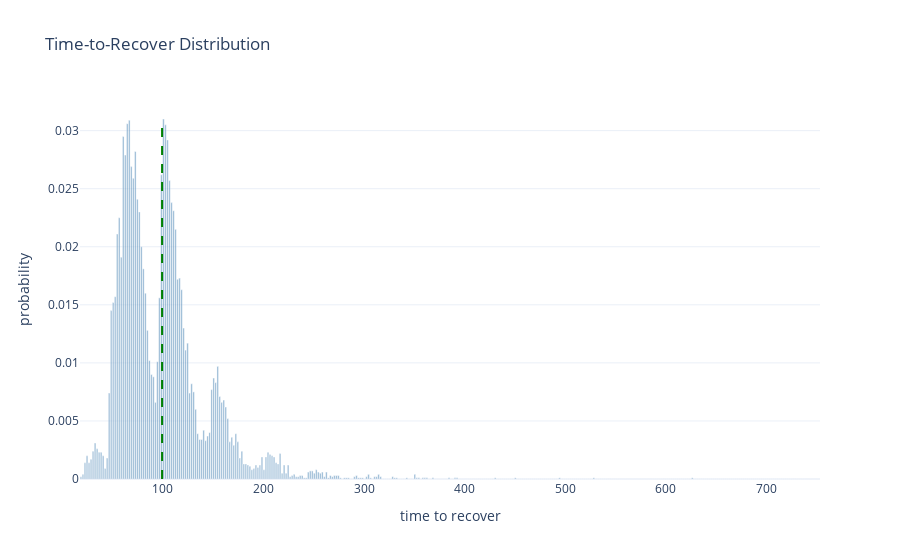
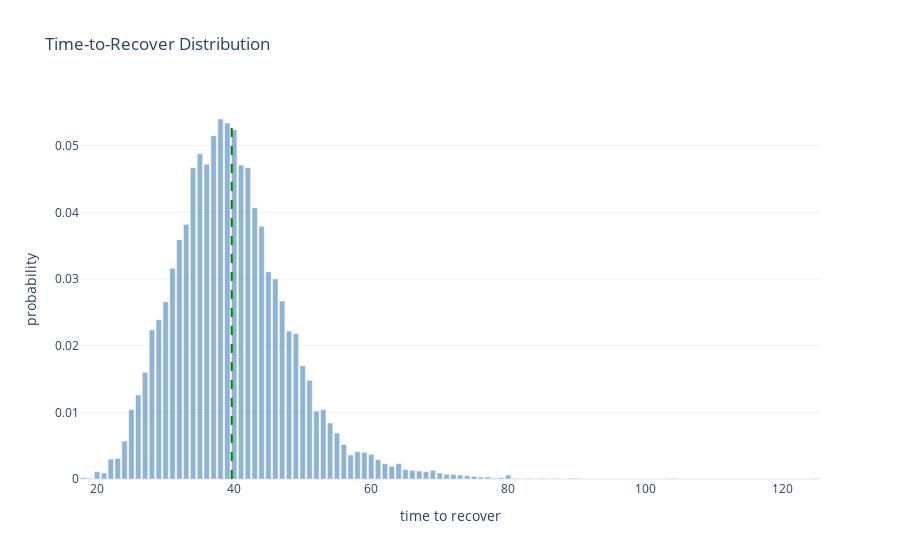
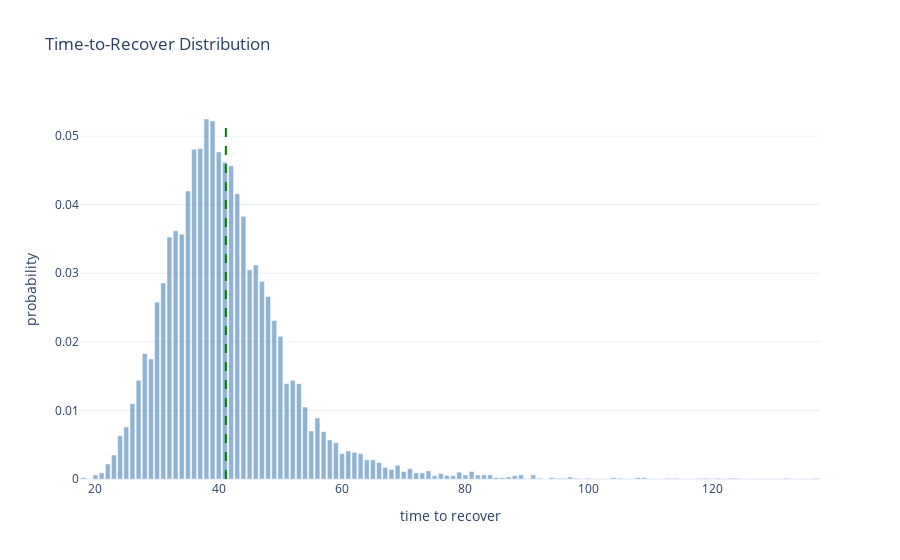
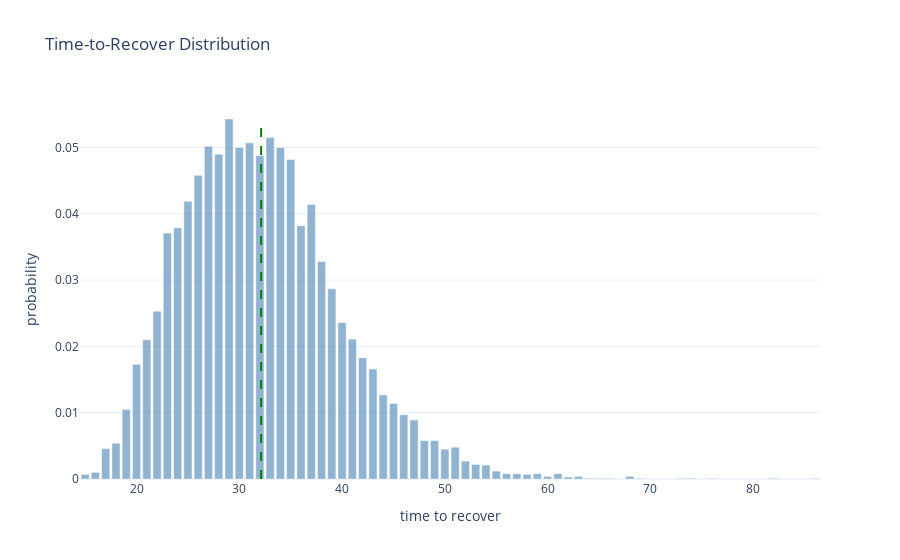

These figures' notebook cell, in order:
### Code cell
# Just restart the notebook and it will run all benchmarks again.
# Cached benchmarks are stored in memory and reused if the source file did not change.


from pprint import pprint


def compute_sha1(path):
    """Return SHA1 hash of the file's contents."""
    with open(path, "rb") as f:
        return hashlib.sha1(f.read()).hexdigest()


def load_module(name):
    """Import or reload impls.<name>."""
    full_name = "impls." + name

    if full_name in globals():
        module = importlib.reload(globals()[full_name])
    else:
        module = importlib.import_module(full_name)
        globals()[full_name] = module

    return module


def report(stats):
    render_distribution(stats)
    pprint(stats["metrics"])


# Iterate over implementation files
for file in IMPLS_DIR.glob("*.py"):
    name = file.stem

    # Skip interface and private modules
    if name == "_interface" or name.startswith("_"):
        continue

    print("Found implementation:", name)

    file_hash = compute_sha1(file)

    # If cached: check whether file changed
    if name in benchmark_cache:
        cached = benchmark_cache[name]
        cached_hash = cached["hash"]
        cached_stats = cached["stats"]

        if cached_hash == file_hash:
            print("  No changes. Using cached benchmark.")
            report(cached_stats)
            continue
        else:
            print("  File changed. Reloading and benchmarking again.")
    else:
        print("  First time seen. Benchmarking.")

    # Load/reload implementation
    module = load_module(name)

    # Require expected constructors
    if not hasattr(module, "producer_constructor") or not hasattr(
        module, "recoverer_constructor"
    ):
        print("  Missing constructors. Skipping.\n")
        continue

    N = 5
    D = 2**20
    producer_constructor = module.producer_constructor
    recoverer_constructor = module.recoverer_constructor
    D = getattr(module, "override_D", lambda _: D)(N)
    skip = getattr(module, "skip", False)

    if skip:
        print("  Marked for skip")
        continue

    # Run benchmark
    stats = visual_benchmark(
        producer_constructor,
        recoverer_constructor,
        N=N,
        D=D,
        passes=10000,
    )

    # Store into cache
    benchmark_cache[name] = {
        "hash": file_hash,
        "stats": stats,
    }

    # Render the new result
    report(stats)

### Figure 1 — Plotly figure (JSON) as saved in the notebook; plotly's stock layout.template omitted (floating-point values rounded to 4 significant figures; data arrays with more than 128 entries replaced by an {"elided": "..."} marker saying what was removed)
{"data": [{"marker": {"color": "steelblue"}, "name": "probability", "opacity": 0.6, "type": "bar", "x": {"elided": "368 float values"}, "y": {"elided": "368 float values"}}], "layout": {"shapes": [{"line": {"color": "green", "dash": "dash", "width": 2}, "type": "line", "x0": 99.14, "x1": 99.14, "y0": 0, "y1": 0.031}], "title": {"text": "Time-to-Recover Distribution"}, "xaxis": {"title": {"text": "time to recover"}}, "yaxis": {"title": {"text": "probability"}}}}

### Figure 2 — Plotly figure (JSON) as saved in the notebook; plotly's stock layout.template omitted (floating-point values rounded to 4 significant figures)
{"data": [{"marker": {"color": "steelblue"}, "name": "probability", "opacity": 0.6, "type": "bar", "x": [18, 19, 20, 21, 22, 23, 24, 25, 26, 27, 28, 29, 30, 31, 32, 33, 34, 35, 36, 37, 38, 39, 40, 41, 42, 43, 44, 45, 46, 47, 48, 49, 50, 51, 52, 53, 54, 55, 56, 57, 58, 59, 60, 61, 62, 63, 64, 65, 66, 67, 68, 69, 70, 71, 72, 73, 74, 75, 76, 77, 78, 79, 80, 81, 82, 83, 84, 85, 86, 87, 88, 89, 90, 91, 92, 93, 94, 95, 96, 97, 98, 99, 100, 101, 102, 103, 104, 105, 106, 107, 108, 109, 110, 111, 112, 113, 114, 115, 116, 117, 118, 119, 120, 121, 122, 123, 124, 125], "y": [0.0002, 0.0001, 0.0011, 0.0009, 0.003, 0.0031, 0.0057, 0.0104, 0.0126, 0.016, 0.0224, 0.0239, 0.0266, 0.0316, 0.0359, 0.0382, 0.0467, 0.0488, 0.0472, 0.0515, 0.054, 0.0534, 0.0524, 0.0471, 0.0467, 0.0407, 0.0379, 0.0311, 0.03, 0.0267, 0.0222, 0.0218, 0.017, 0.0148, 0.0102, 0.0104, 0.0084, 0.0069, 0.0052, 0.0036, 0.0041, 0.004, 0.0037, 0.0029, 0.0023, 0.0019, 0.0023, 0.0014, 0.0013, 0.0012, 0.0011, 0.0013, 0.0009, 0.0007, 0.0007, 0.0006, 0.0005, 0.0004, 0.0003, 0.0003, 0.0001, 0.0002, 0.0006, 0.0001, 0.0, 0.0001, 0.0, 0.0001, 0.0, 0.0001, 0.0, 0.0001, 0.0001, 0.0, 0.0, 0.0, 0.0, 0.0, 0.0, 0.0, 0.0, 0.0, 0.0, 0.0, 0.0, 0.0, 0.0001, 0.0, 0.0, 0.0, 0.0, 0.0, 0.0, 0.0, 0.0, 0.0, 0.0, 0.0, 0.0, 0.0, 0.0, 0.0, 0.0, 0.0, 0.0, 0.0, 0.0, 0.0001]}], "layout": {"shapes": [{"line": {"color": "green", "dash": "dash", "width": 2}, "type": "line", "x0": 39.64, "x1": 39.64, "y0": 0, "y1": 0.054}], "title": {"text": "Time-to-Recover Distribution"}, "xaxis": {"title": {"text": "time to recover"}}, "yaxis": {"title": {"text": "probability"}}}}

### Figure 3 — Plotly figure (JSON) as saved in the notebook; plotly's stock layout.template omitted (floating-point values rounded to 4 significant figures)
{"data": [{"marker": {"color": "steelblue"}, "name": "probability", "opacity": 0.6, "type": "bar", "x": [18, 19, 20, 21, 22, 23, 24, 25, 26, 27, 28, 29, 30, 31, 32, 33, 34, 35, 36, 37, 38, 39, 40, 41, 42, 43, 44, 45, 46, 47, 48, 49, 50, 51, 52, 53, 54, 55, 56, 57, 58, 59, 60, 61, 62, 63, 64, 65, 66, 67, 68, 69, 70, 71, 72, 73, 74, 75, 76, 77, 78, 79, 80, 81, 82, 83, 84, 85, 86, 87, 88, 89, 90, 91, 92, 93, 94, 95, 96, 97, 98, 99, 100, 101, 102, 103, 104, 105, 106, 107, 108, 109, 110, 111, 112, 113, 114, 115, 116, 117, 118, 119, 120, 121, 122, 123, 124, 125, 126, 127, 128, 129, 130, 131, 132, 133, 134, 135, 136, 137], "y": [0.0002, 0.0, 0.0006, 0.0009, 0.0022, 0.0035, 0.0063, 0.0076, 0.011, 0.0144, 0.0183, 0.0175, 0.0258, 0.0286, 0.0353, 0.0362, 0.0357, 0.042, 0.0481, 0.0482, 0.0525, 0.0522, 0.0477, 0.0462, 0.0457, 0.0416, 0.0383, 0.0305, 0.0312, 0.0288, 0.0266, 0.0231, 0.0208, 0.0139, 0.0144, 0.0139, 0.0105, 0.007, 0.0089, 0.0069, 0.0057, 0.0053, 0.0037, 0.0041, 0.0039, 0.0037, 0.0028, 0.0028, 0.0024, 0.0017, 0.0014, 0.002, 0.0011, 0.0015, 0.0009, 0.0009, 0.0012, 0.0005, 0.0008, 0.0005, 0.0005, 0.001, 0.0006, 0.0011, 0.0006, 0.0006, 0.0006, 0.0002, 0.0002, 0.0003, 0.0005, 0.0006, 0.0, 0.0006, 0.0001, 0.0, 0.0002, 0.0001, 0.0001, 0.0003, 0.0001, 0.0, 0.0001, 0.0, 0.0, 0.0, 0.0002, 0.0001, 0.0, 0.0, 0.0002, 0.0002, 0.0, 0.0, 0.0, 0.0001, 0.0001, 0.0, 0.0, 0.0, 0.0001, 0.0001, 0.0, 0.0001, 0.0, 0.0001, 0.0001, 0.0, 0.0, 0.0, 0.0, 0.0, 0.0, 0.0, 0.0001, 0.0, 0.0, 0.0, 0.0, 0.0001]}], "layout": {"shapes": [{"line": {"color": "green", "dash": "dash", "width": 2}, "type": "line", "x0": 41.15, "x1": 41.15, "y0": 0, "y1": 0.0525}], "title": {"text": "Time-to-Recover Distribution"}, "xaxis": {"title": {"text": "time to recover"}}, "yaxis": {"title": {"text": "probability"}}}}

### Figure 4 — Plotly figure (JSON) as saved in the notebook; plotly's stock layout.template omitted (floating-point values rounded to 4 significant figures)
{"data": [{"marker": {"color": "steelblue"}, "name": "probability", "opacity": 0.6, "type": "bar", "x": [15, 16, 17, 18, 19, 20, 21, 22, 23, 24, 25, 26, 27, 28, 29, 30, 31, 32, 33, 34, 35, 36, 37, 38, 39, 40, 41, 42, 43, 44, 45, 46, 47, 48, 49, 50, 51, 52, 53, 54, 55, 56, 57, 58, 59, 60, 61, 62, 63, 64, 65, 66, 67, 68, 69, 70, 71, 72, 73, 74, 75, 76, 77, 78, 79, 80, 81, 82, 83, 84, 85, 86], "y": [0.0007, 0.001, 0.0046, 0.0054, 0.0105, 0.0173, 0.021, 0.0253, 0.0371, 0.0379, 0.0419, 0.0458, 0.0502, 0.049, 0.0543, 0.05, 0.0507, 0.0488, 0.0515, 0.05, 0.0482, 0.0382, 0.0414, 0.0328, 0.0287, 0.0236, 0.0211, 0.0183, 0.0166, 0.0127, 0.0114, 0.0097, 0.0089, 0.0058, 0.0058, 0.0045, 0.0048, 0.0027, 0.0022, 0.0021, 0.0012, 0.0008, 0.0008, 0.0007, 0.0008, 0.0004, 0.0008, 0.0003, 0.0004, 0.0001, 0.0001, 0.0001, 0.0, 0.0004, 0.0001, 0.0, 0.0, 0.0, 0.0001, 0.0001, 0.0, 0.0001, 0.0, 0.0, 0.0, 0.0, 0.0, 0.0001, 0.0, 0.0, 0.0, 0.0001]}], "layout": {"shapes": [{"line": {"color": "green", "dash": "dash", "width": 2}, "type": "line", "x0": 32.12, "x1": 32.12, "y0": 0, "y1": 0.0543}], "title": {"text": "Time-to-Recover Distribution"}, "xaxis": {"title": {"text": "time to recover"}}, "yaxis": {"title": {"text": "probability"}}}}
